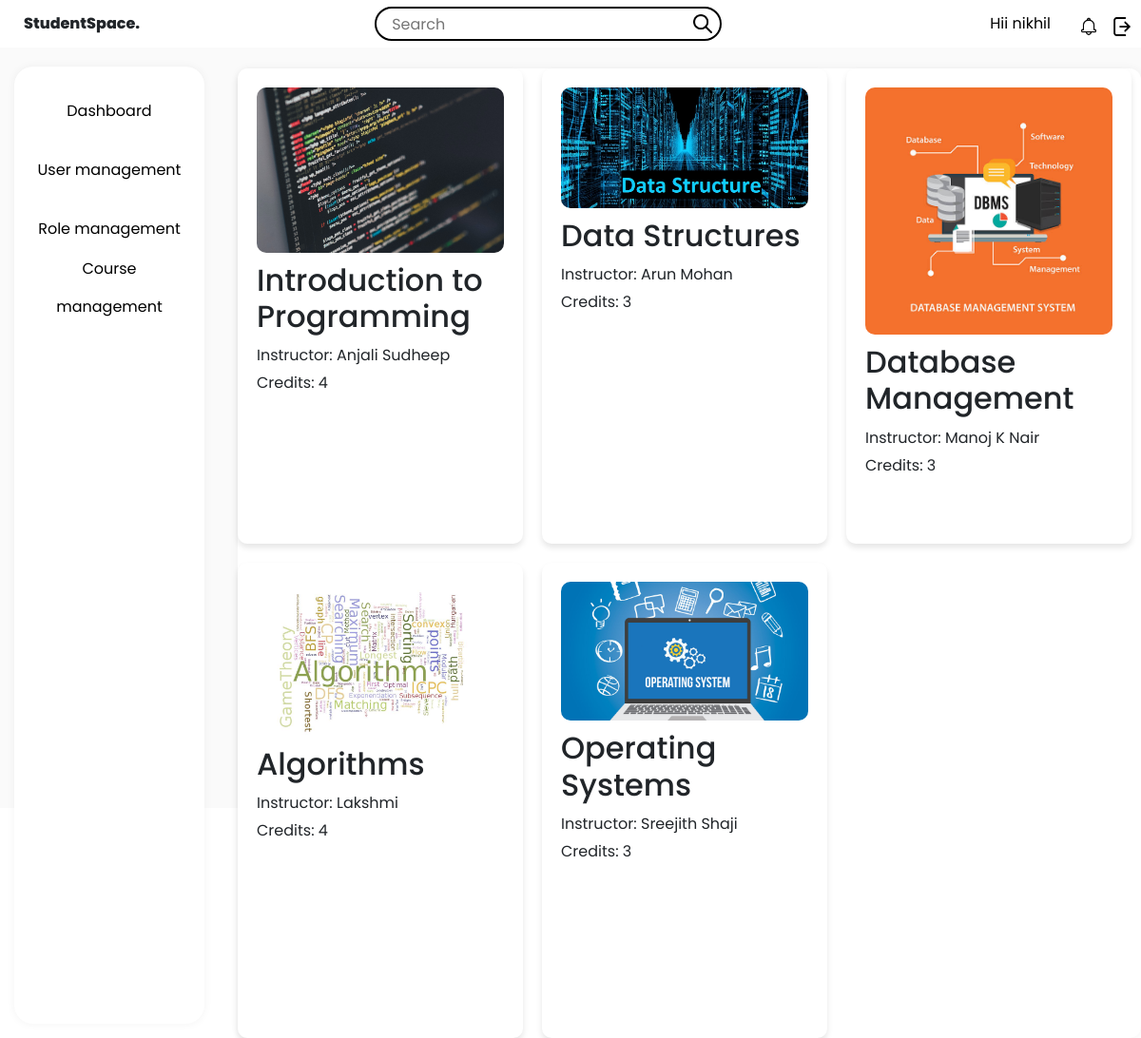
The app's page /courses (signed in) with its own data.
### tables this page shows
CREATE TABLE courses (
                    course_id INTEGER PRIMARY KEY,
                    course_name TEXT,
                    instructor TEXT,
                    credits INTEGER
                , "course_image" TEXT);

### app.py (the view)
@app.route("/courses")
def courses():
    user_type = session.get("user_type")
    name = session.get("name")
    conn = sqlite3.connect("database.db")
    cursor = conn.cursor()
    cursor.execute("SELECT course_id, course_name, instructor, credits, course_image FROM courses")
    courses_data = cursor.fetchall()
    conn.close()
    courses = []
    for course in courses_data:
        course_dict = {
            "course_id": course[0],
            "course_name": course[1],
            "instructor": course[2],
            "credits": course[3],
            "course_image": course[4]
        }
        courses.append(course_dict)
    return render_template(
        "courses.html",
        courses=courses,
        user_type=user_type,
        name=name,
    )

### app.py (called while the page is built)
@app.context_processor
def common_icons():
    admin = "/static/assets/admin.png"
    student = "/static/assets/student.png"
    faculty = "/static/assets/faculty.png"
    search = "/static/assets/search.png"
    notification = "/static/assets/notification.png"
    settings = "/static/assets/settings.png"
    editimage="/static/assets/edit.png"
    return dict(
        search=search,
        notification=notification,
        settings=settings,
        admin=admin,
        faculty=faculty,
        student=student,
        editimage=editimage
    )

### templates/courses.html (shortened to what this page needs)
<!DOCTYPE html>
<html>
  <head>
    <link
      href="https://cdn.jsdelivr.net/npm/bootstrap@5.3.0/dist/css/bootstrap.min.css"
      rel="stylesheet"
    />
    <link
      rel="stylesheet"
      href="{{ url_for('static', filename='style.css') }}"
    />
    <link
      rel="stylesheet"
      href="{{ url_for('static', filename='courses-style.css') }}"
    />
  </head>
  <body>
    <div class="StudentSpace">
      <div class="header">
        <div class="left-section">StudentSpace.</div>
        <div class="middle-section">
          <input class="search-bar" type="text" placeholder="Search" />
          <img class="search-icon" src="{{search}}" />
        </div>
        <div class="right-section">
          <div class="name">
            <a href="{{ url_for('profile') }}" class="name">Hii {{name}} </a>
          </div>
          <div class="notification-icon">
            <img class="notification-icon" src="{{notification}}" />
          </div>
          <div class="settings-icon">
            <a href="{{ url_for('logout') }}"
              ><img class="settings-icon" src="{{settings}}"
            /></a>
          </div>
        </div>
      </div>
      <div class="sidebar">
        <div class="sidebar-tabs">
          <a
            href="{{ url_for('home', username=username, name=name, user_type=user_type) }}"
            >Dashboard</a
          >
        </div>
        {% if user_type == 'student' %}
        <div class="sidebar-tabs">
          <a href="{{ url_for('profile') }}">My Profile</a>
        </div>
        <div class="sidebar-tabs">
          <a href="{{ url_for('courses') }}">Courses</a>
        </div>
        <div class="sidebar-tabs">
          <a href="{{ url_for('perfomance') }}">Performance</a>
        </div>
        <div class="sidebar-tabs">
          <a href="{{ url_for('attendance') }}">Attendance</a>
        </div>
        <div class="sidebar-tabs">
          <a href="{{ url_for('notes') }}">Notes</a>
        </div>
        {% elif user_type == 'admin' %}
<div class="sidebar-tabs">
    <a href="{{ url_for('user_management_route') }}">User management</a>
</div>
<div class="sidebar-tabs">
    <a href="{{ url_for('role_management_route') }}">Role management</a>
</div>
<div class="sidebar-tabs">
    <a href="{{ url_for('course_management_route') }}">Course management</a>
</div>
        {% endif %}
      </div>
      <div class="main-section">
        <div class="main">
          <div class="course-cards">
            {% for course in courses %}
            <div class="course-card">
              <img
                src="{{ url_for('static', filename='course_images/' + course.course_image) }}"
                alt="{{ course.course_name }}"
                width="100"
                height="100"
              />
              <h2>{{ course.course_name }}</h2>
              <p>Instructor: {{ course.instructor }}</p>
              <p>Credits: {{ course.credits }}</p>
            </div>
            {% endfor %}
          </div>
        </div>
      </div>
    </div>
  </body>
</html>

### static/style.css (style rules this page uses)
* { margin: 0; padding: 0; box-sizing: border-box; font-family: "Poppins", sans-serif; }
body { font-weight: 400; line-height: 1.5; font-size: 16px; }
.StudentSpace { display: flex; flex-direction: column; height: 100vh; }
.header { display: flex; align-items: center; justify-content: space-between; height: 48px; padding: 25px; }
.left-section { font-weight: 800; }
.middle-section { flex: 1; max-width: 400px; display: flex; align-items: center; }
.right-section { display: flex; align-items: center; flex-direction: row; }
.name { color: #000; text-decoration: none; }
.search-bar { flex: 1; height: 36px; padding-left: 16px; border: solid 2px black; border-radius: 48px; }
.sidebar { position: fixed; top: 70px; left: 15px; bottom: 15px; width: 200px; display: flex; flex-direction: column; align-items: center; box-shadow: 0 0 10px rgba(0, 0, 0, 0.05); border-radius: 20px; padding-top: 16px; background-color: white; }
.sidebar-tabs { height: 46px; width: 152px; border-radius: 48px; box-sizing: border-box; text-align: center; display: flex; justify-content: center; align-items: center; line-height: 40px; margin: 8px; transition: box-shadow 0.3s ease; }
.sidebar-tabs a { text-decoration: none; color: #000; }
.main-section { background-color: rgb(250, 250, 250); height: 100%; width: 100%; }
.main { margin-left: 250px; margin-top: 22px; margin-bottom: 15px; display: flex; flex-direction: column; border-radius: 12px; box-shadow: 0 0 10px rgba(0, 0, 0, 0.05); background-color: white; }
.search-icon, .notification-icon, .settings-icon { width: 20px; height: 20px; margin-left: 15px; }
.search-icon { position: relative; right: 45px; }

### static/courses-style.css (style rules this page uses)
.main { display: grid; grid-template-columns: repeat(auto-fit, minmax(200px, 1fr)); gap: 20px; max-width: auto; }
.course-cards { display: flex; flex-wrap: wrap; gap: 20px; }
.course-card { background-color: #ffffff; border-radius: 10px; box-shadow: 0px 4px 6px rgba(0, 0, 0, 0.1); padding: 20px; width: 300px; height: 500px; }
.course-card img { border-radius: 10px; width: 100%; height: auto; }
.course-card h2 { font-family: 'Poppins', sans-serif; margin: 10px 0; }
.course-card p { font-family: 'Poppins', sans-serif; margin: 5px 0; }

### records on screen
courses: course_image (picture), course_name "Introduction to Programming", instructor "Anjali Sudheep", credits "4"
courses: course_image (picture), course_name "Data Structures", instructor "Arun Mohan", credits "3"
courses: course_image (picture), course_name "Database Management", instructor "Manoj K Nair", credits "3"
courses: course_image (picture), course_name "Algorithms", instructor "Lakshmi", credits "4"
courses: course_image (picture), course_name "Operating Systems", instructor "Sreejith Shaji", credits "3"

### other values on screen
{{ name }} "nikhil"
